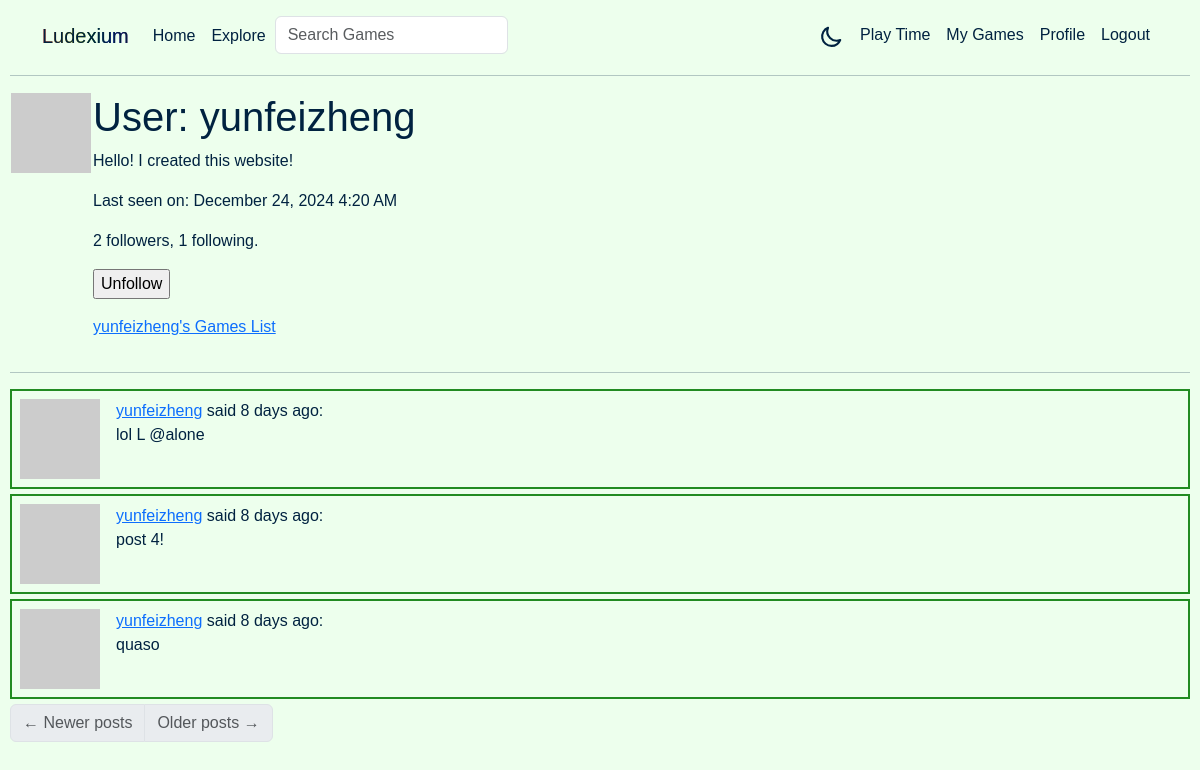
Page /user/yunfeizheng (signed in) on the committed database.
### app/models.py (models this page shows, shortened)
class User(UserMixin, db.Model):
    id: so.Mapped[int] = so.mapped_column(primary_key=True)
    username: so.Mapped[str] = so.mapped_column(sa.String(64), index=True, unique=True)
    email: so.Mapped[str] = so.mapped_column(sa.String(120), index=True, unique=True)
    password_hash: so.Mapped[Optional[str]] = so.mapped_column(sa.String(256))
    about_me: so.Mapped[Optional[str]] = so.mapped_column(sa.String(140))
    last_seen: so.Mapped[Optional[datetime]] = so.mapped_column(default=lambda: datetime.now(timezone.utc))
    played_games: so.WriteOnlyMapped[Play] = so.relationship('Play', back_populates='user', lazy='dynamic')
    posts: so.WriteOnlyMapped['Post'] = so.relationship(back_populates='author')
    following: so.WriteOnlyMapped['User'] = so.relationship(
        secondary=followers, primaryjoin=(followers.c.follower_id == id),
        secondaryjoin=(followers.c.followed_id == id),
        back_populates='followers')
    followers: so.WriteOnlyMapped['User'] = so.relationship(
        secondary=followers, primaryjoin=(followers.c.followed_id == id),
        secondaryjoin=(followers.c.follower_id == id),
        back_populates='following')
    def avatar(self, size):
        digest = md5(self.email.lower().encode('utf-8')).hexdigest()
        return f'https://www.gravatar.com/avatar/{digest}?d=identicon&s={size}'
    def is_following(self, user):
        query = self.following.select().where(User.id == user.id)
        return db.session.scalar(query) is not None
    def followers_count(self):
        query = sa.select(sa.func.count()).select_from(
            self.followers.select().subquery())
        return db.session.scalar(query)
    def following_count(self):
        query = sa.select(sa.func.count()).select_from(
            self.following.select().subquery())
        return db.session.scalar(query)

class Post(db.Model):
    id: so.Mapped[int] = so.mapped_column(primary_key=True)
    body: so.Mapped[str] = so.mapped_column(sa.String(140))
    timestamp: so.Mapped[datetime] = so.mapped_column(index=True, default=lambda: datetime.now(timezone.utc))
    user_id: so.Mapped[int] = so.mapped_column(sa.ForeignKey(User.id), index=True)
    author: so.Mapped[User] = so.relationship(back_populates='posts')

### app/routes.py (the view)
@app.route('/user/<username>')
@login_required
def user(username):
    user = db.first_or_404(sa.select(User).where(User.username == username))
    page = request.args.get('page', 1, type=int)
    query = user.posts.select().order_by(Post.timestamp.desc())
    posts = db.paginate(query, page=page,
                        per_page=app.config['POSTS_PER_PAGE'],
                        error_out=False)
    next_url = url_for('user', username=user.username, page=posts.next_num) if posts.has_next else None
    prev_url = url_for('user', username=user.username, page=posts.prev_num) if posts.has_prev else None
    form = EmptyForm()
    return render_template('user.html', title=f'{user.username} on Ludexium', user=user, posts=posts.items,
                           next_url=next_url, prev_url=prev_url, form=form)

### app/forms.py
class SearchForm(FlaskForm):
    q = StringField('Search Games', validators=[DataRequired()])
    def __init__(self, *args, **kwargs):
        if 'formdata' not in kwargs:
            kwargs['formdata'] = request.args
        if 'meta' not in kwargs:
            kwargs['meta'] = {'csrf': False}
        super(SearchForm, self).__init__(*args, **kwargs)

class EmptyForm(FlaskForm):
    submit = SubmitField('Submit')

### app/models.py (called while the page is built)
@login.user_loader
def load_user(id):
    return db.session.get(User, int(id))

### app/routes.py (called while the page is built)
@app.before_request
def before_request():
    if current_user.is_authenticated:
        current_user.last_seen = datetime.now(timezone.utc)
        g.search_form = SearchForm()
        db.session.commit()

### app/templates/user.html (shortened to what this page needs)
{% extends "base.html" %}
{% block content %}
    <table>
        <tr valign="top">
            <td><img src="{{ user.avatar(128) }}"></td>
            <td>
                <h1>User: {{ user.username }}</h1>
                {% if user.about_me %}<p>{{ user.about_me }}</p>{% endif %}
                {% if user.last_seen %}
                <p>Last seen on: {{ moment(user.last_seen).format('LLL') }}</p>
                {% endif %}
                <p>{{ user.followers_count() }} followers, {{ user.following_count() }} following.</p>
                {% if user == current_user %}
                <p><a href="{{ url_for('edit_profile') }}">Edit your profile</a></p>
                {% else %}
                <p>
                    <form action="{{ url_for('unfollow', username=user.username) }}" method="post">
                        {{ form.submit(value='Unfollow') }}
                    </form>
                </p>
                {% endif %}
                <p>
                    <a href="{{ url_for('my_games', username=user.username) }}">
                        {{ user.username }}'s Games List</a>
                </p>
            </td>
        </tr>
    </table>
    <hr>
    {% for post in posts %}
        {% include '_post.html' %}
    {% endfor %}
    <nav aria-label="Post navigation">
        <ul class="pagination">
            <li class="page-item{% if not prev_url %} disabled{% endif %}">
                <a class="page-link" href="{{ prev_url }}">
                    <span aria-hidden="true">&larr;</span> Newer posts
                </a>
            </li>
            <li class="page-item{% if not next_url %} disabled{% endif %}">
                <a class="page-link" href="{{ next_url }}">
                    Older posts <span aria-hidden="true">&rarr;</span>
                </a>
            </li>
        </ul>
    </nav>
{% endblock %}

### app/templates/_post.html
<div class="post-table">
<table class="table table-hover">
    <tr>
        <td width="70px">
            <a href="{{ url_for('user', username=post.author.username) }}">
                <img src="{{ post.author.avatar(70) }}" />
            </a>
        </td>
        <td>
            <a href="{{ url_for('user', username=post.author.username) }}">
                {{ post.author.username }}
            </a>
            said {{ moment(post.timestamp).fromNow() }}:
            <br>
            {{ post.body }}
        </td>
    </tr>
</table>
</div>

### app/static/style.css (style rules this page uses)
:root { --text-dark: #002240; --text-light: #ffffff; --background-color: #edffed; --hover-color: green; --border: 2px solid forestgreen; }
html { font-size: 10px; }
@media screen and (min-width: 60em) { html { font-size: 13px; } }
@media screen and (min-width: 75em) { html { font-size: 16px; } }
body { font-family: 'Lucida Sans', 'Lucida Sans Regular', 'Lucida Grande', 'Lucida Sans Unicode', Geneva, Verdana, sans-serif; color: var(--text-dark); background-color: var(--background-color); padding-left: 10px; padding-right: 10px; }
a { display: inline-block; }
.game-table table, .post-table table { border: var(--border); margin-top: 5px; margin-bottom: 5px; }
td { color: var(--text-dark) !important; background-color: var(--background-color) !important; }

### rows in the picture
User: username "yunfeizheng", about_me "Hello! I created this website!", last_seen "December 24, 2024 4:20 AM"
Post: author.username "yunfeizheng", timestamp "8 days ago", body "lol L @alone"
Post: author.username "yunfeizheng", timestamp "8 days ago", body "post 4!"
Post: author.username "yunfeizheng", timestamp "8 days ago", body "quaso"

### other values in the picture
{{ user.followers_count() }} "2"
{{ user.following_count() }} "1"
